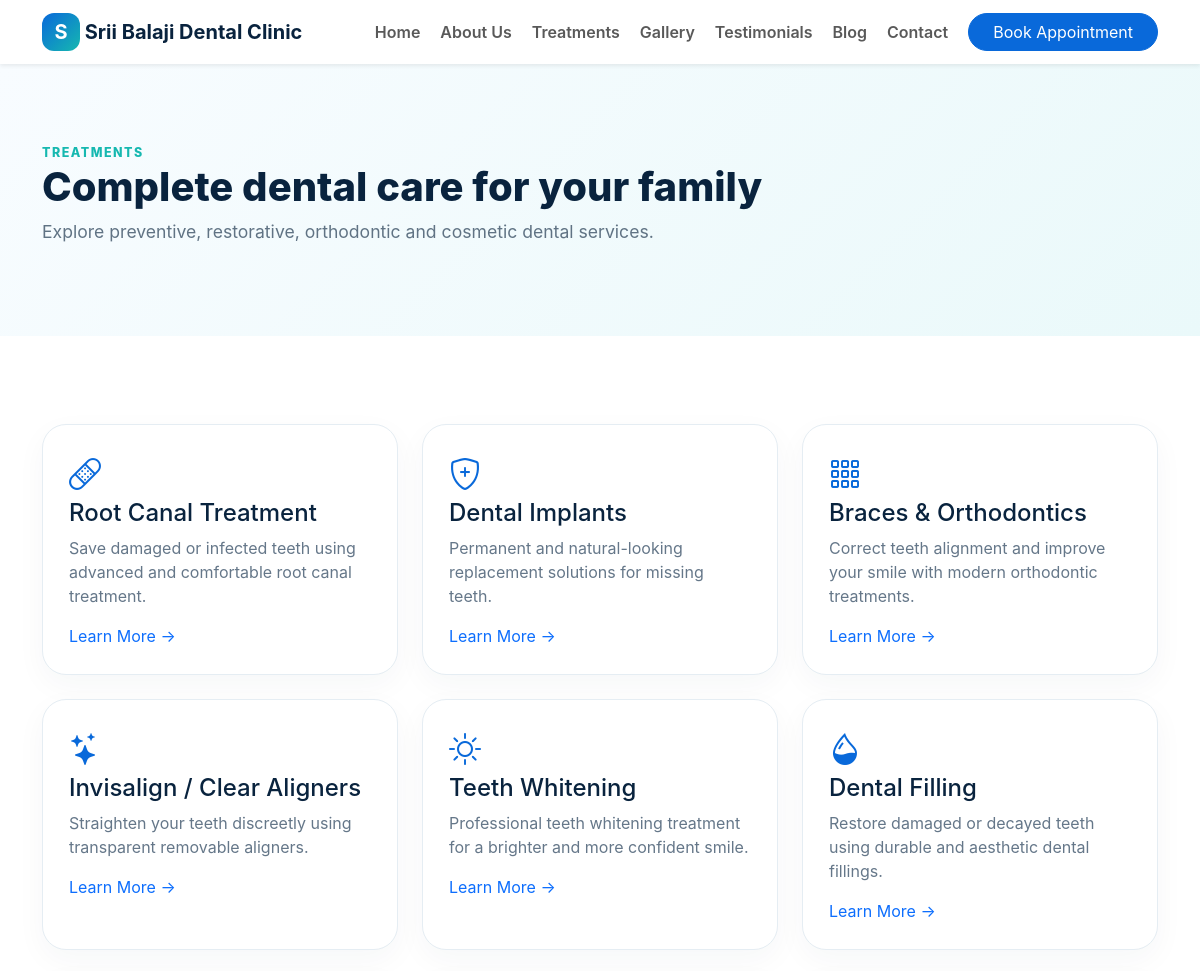
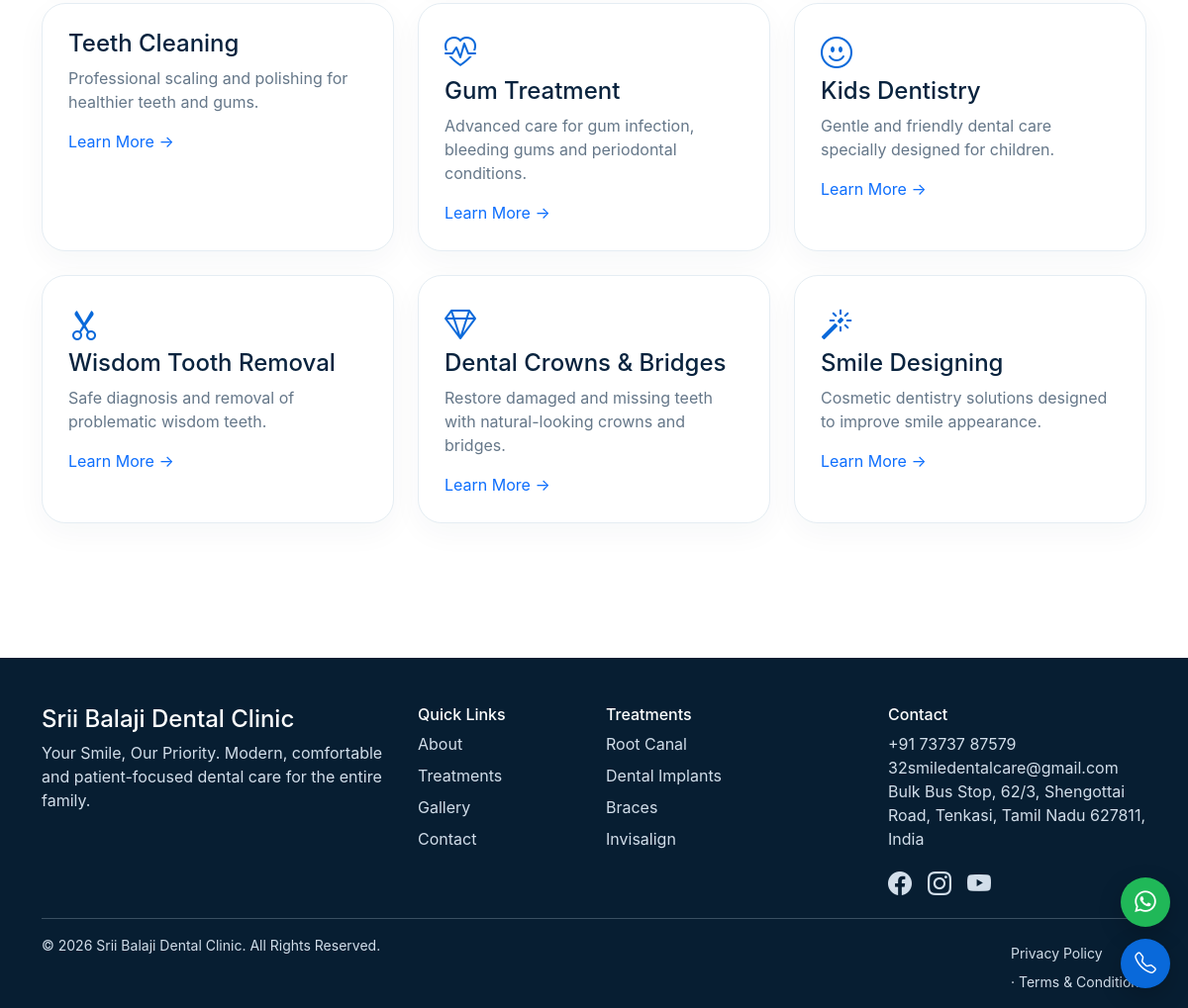
Screenshot of /treatments/ with the database file from the repository (2 pictures, top to bottom).
### app/models.py (models this page shows)
class Treatment(db.Model):
    id = db.Column(db.Integer, primary_key=True)
    name = db.Column(db.String(120), nullable=False)
    slug = db.Column(db.String(120), unique=True, nullable=False)
    description = db.Column(db.Text, nullable=False)
    icon = db.Column(db.String(40), default='bi-heart-pulse')
    image = db.Column(db.String(255), default='https://images.unsplash.com/photo-1606811971618-4486d14f3f99?auto=format&fit=crop&w=1200&q=80')

### app/routes/treatments.py (the view)
@bp.route('/')
def list_treatments(): return render_template('treatments.html', treatments=Treatment.query.all())

### app/templates/treatments.html
{% extends 'layout.html' %}{% block title %}Dental Treatments in {{config.CITY}} | {{config.CLINIC_NAME}}{% endblock %}{% block content %}<section class="page-hero"><div class="container"><span class="eyebrow">Treatments</span><h1>Complete dental care for your family</h1><p>Explore preventive, restorative, orthodontic and cosmetic dental services.</p></div></section><section class="section"><div class="container"><div class="row g-4">{% for t in treatments %}<div class="col-md-6 col-lg-4"><div class="service-card h-100"><i class="bi {{t.icon}}"></i><h4>{{t.name}}</h4><p>{{t.description}}</p><a href="{{url_for('treatments.detail',slug=t.slug)}}">Learn More →</a></div></div>{% endfor %}</div></div></section>{% endblock %}

### app/static/css/style.css (style rules this page uses)
:root { --primary:#0969da;--navy:#09233e;--aqua:#16b8b0;--soft:#f3f9fc }
* { box-sizing:border-box }
body { font-family:Inter,system-ui,-apple-system,Segoe UI,sans-serif;color:var(--navy);overflow-x:hidden }
a { text-decoration:none }
.eyebrow { text-transform:uppercase;letter-spacing:.12em;font-size:.78rem;font-weight:800;color:var(--aqua) }
.section { padding:88px 0 }
.section h2,.page-hero h1 { font-weight:800 }
.service-card,.feature,.quote,.form-card,.blog-card,.review-box { background:#fff;border:1px solid #e5edf3;border-radius:24px;padding:26px;box-shadow:0 10px 30px #1437520a;transition:.25s }
.service-card i,.feature i { font-size:2rem;color:var(--primary) }
.service-card p,.feature p { color:#657789 }
.page-hero { padding:75px 0;background:linear-gradient(135deg,#f8fcff,#eaf9fa) }
.page-hero p { max-width:720px;color:#607384;font-size:1.1rem }

### rows the page displays
Treatment: name "Root Canal Treatment", description "Save damaged or infected teeth using advanced and comfortable root canal treatment."
Treatment: name "Dental Implants", description "Permanent and natural-looking replacement solutions for missing teeth."
Treatment: name "Braces & Orthodontics", description "Correct teeth alignment and improve your smile with modern orthodontic treatments."
Treatment: name "Invisalign / Clear Aligners", description "Straighten your teeth discreetly using transparent removable aligners."
Treatment: name "Teeth Whitening", description "Professional teeth whitening treatment for a brighter and more confident smile."
Treatment: name "Dental Filling", description "Restore damaged or decayed teeth using durable and aesthetic dental fillings."
Treatment: name "Teeth Cleaning", description "Professional scaling and polishing for healthier teeth and gums."
Treatment: name "Gum Treatment", description "Advanced care for gum infection, bleeding gums and periodontal conditions."
Treatment: name "Kids Dentistry", description "Gentle and friendly dental care specially designed for children."
Treatment: name "Wisdom Tooth Removal", description "Safe diagnosis and removal of problematic wisdom teeth."
Treatment: name "Dental Crowns & Bridges", description "Restore damaged and missing teeth with natural-looking crowns and bridges."
Treatment: name "Smile Designing", description "Cosmetic dentistry solutions designed to improve smile appearance."

### other values shown
{{ config.CLINIC_NAME }} "Srii Balaji Dental Clinic"
{{ config.CLINIC_PHONE }} "+91 73737 87579"
{{ config.CLINIC_EMAIL }} "32smiledentalcare@gmail.com"
{{ config.CLINIC_ADDRESS }} "Bulk Bus Stop, 62/3, Shengottai Road, Tenkasi, Tamil Nadu 627811, India"
